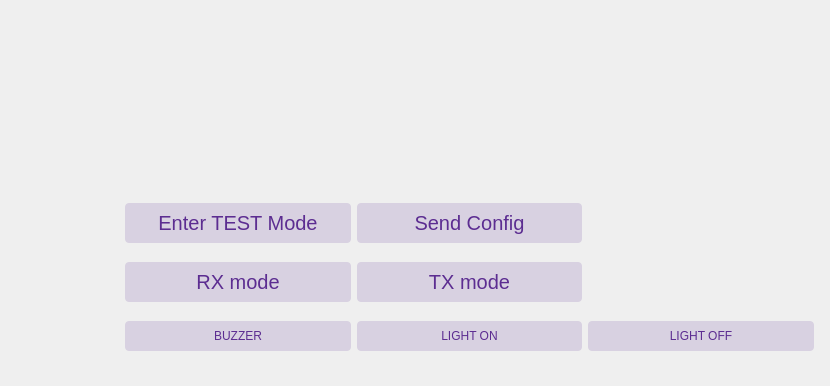
    <widget class="QWidget" name="page_config">
     <widget class="QWidget" name="gridLayoutWidget_4">
      <property name="geometry">
       <rect>
        <x>120</x>
        <y>190</y>
        <width>701</width>
        <height>187</height>
       </rect>
      </property>
      <layout class="QGridLayout" name="gridLayout_4">
       <property name="leftMargin">
        <number>5</number>
       </property>
       <property name="rightMargin">
        <number>7</number>
       </property>
       <property name="bottomMargin">
        <number>10</number>
       </property>
       <item row="1" column="1">
        <widget class="QPushButton" name="btn_tx_mode">
         <property name="font">
          <font>
           <pointsize>15</pointsize>
          </font>
         </property>
         <property name="styleSheet">
          <string notr="true">QPushButton {
    background-color: rgba(92, 45, 145, 0.16);
    color: #5C2D91;
    border: none;
   border-top-left-radius: 4px;
    border-bottom-left-radius: 4px;
    border-top-right-radius: 4px;
    border-bottom-right-radius: 4px;
    padding: 8px 16px;
}

QPushButton:hover {
	background-color: #f5f1fb;
	color: #5C2D91;
	border: 2px solid #5C2D91;
}</string>
         </property>
         <property name="text">
          <string>TX mode</string>
         </property>
        </widget>
       </item>
       <item row="1" column="0">
        <widget class="QPushButton" name="btn_rx_mode">
         <property name="font">
          <font>
           <pointsize>15</pointsize>
          </font>
         </property>
         <property name="styleSheet">
          <string notr="true">QPushButton {
    background-color: rgba(92, 45, 145, 0.16);
    color: #5C2D91;
    border: none;
   border-top-left-radius: 4px;
    border-bottom-left-radius: 4px;
    border-top-right-radius: 4px;
    border-bottom-right-radius: 4px;
    padding: 8px 16px;
}

QPushButton:hover {
	background-color: #f5f1fb;
	color: #5C2D91;
	border: 2px solid #5C2D91;
}</string>
         </property>
         <property name="text">
          <string>RX mode</string>
         </property>
        </widget>
       </item>
       <item row="3" column="0">
        <widget class="QPushButton" name="btn_buzz">
         <property name="styleSheet">
          <string notr="true">QPushButton {
    background-color: rgba(92, 45, 145, 0.16);
    color: #5C2D91;
    border: none;
   border-top-left-radius: 4px;
    border-bottom-left-radius: 4px;
    border-top-right-radius: 4px;
    border-bottom-right-radius: 4px;
    padding: 8px 16px;
}

QPushButton:hover {
	background-color: #f5f1fb;
	color: #5C2D91;
	border: 2px solid #5C2D91;
}</string>
         </property>
         <property name="text">
          <string>BUZZER</string>
         </property>
        </widget>
       </item>
       <item row="3" column="2">
        <widget class="QPushButton" name="btn_light_off">
         <property name="styleSheet">
          <string notr="true">QPushButton {
    background-color: rgba(92, 45, 145, 0.16);
    color: #5C2D91;
    border: none;
   border-top-left-radius: 4px;
    border-bottom-left-radius: 4px;
    border-top-right-radius: 4px;
    border-bottom-right-radius: 4px;
    padding: 8px 16px;
}

QPushButton:hover {
	background-color: #f5f1fb;
	color: #5C2D91;
	border: 2px solid #5C2D91;
}</string>
         </property>
         <property name="text">
          <string>LIGHT OFF</string>
         </property>
        </widget>
       </item>
       <item row="3" column="1">
        <widget class="QPushButton" name="btn_light_on">
         <property name="styleSheet">
          <string notr="true">QPushButton {
    background-color: rgba(92, 45, 145, 0.16);
    color: #5C2D91;
    border: none;
   border-top-left-radius: 4px;
    border-bottom-left-radius: 4px;
    border-top-right-radius: 4px;
    border-bottom-right-radius: 4px;
    padding: 8px 16px;
}

QPushButton:hover {
	background-color: #f5f1fb;
	color: #5C2D91;
	border: 2px solid #5C2D91;
}</string>
         </property>
         <property name="text">
          <string>LIGHT ON</string>
         </property>
        </widget>
       </item>
       <item row="0" column="0">
        <widget class="QPushButton" name="btn_testmode">
         <property name="font">
          <font>
           <pointsize>15</pointsize>
          </font>
         </property>
         <property name="styleSheet">
          <string notr="true">QPushButton {
    background-color: rgba(92, 45, 145, 0.16);
    color: #5C2D91;
    border: none;
   border-top-left-radius: 4px;
    border-bottom-left-radius: 4px;
    border-top-right-radius: 4px;
    border-bottom-right-radius: 4px;
    padding: 8px 16px;
}

QPushButton:hover {
	background-color: #f5f1fb;
	color: #5C2D91;
	border: 2px solid #5C2D91;
}</string>
         </property>
         <property name="text">
          <string> Enter TEST Mode </string>
         </property>
        </widget>
       </item>
       <item row="0" column="1">
        <widget class="QPushButton" name="btn_configuration">
         <property name="font">
          <font>
           <pointsize>15</pointsize>
          </font>
         </property>
         <property name="styleSheet">
          <string notr="true">QPushButton {
    background-color: rgba(92, 45, 145, 0.16);
    color: #5C2D91;
    border: none;
   border-top-left-radius: 4px;
    border-bottom-left-radius: 4px;
    border-top-right-radius: 4px;
    border-bottom-right-radius: 4px;
    padding: 8px 16px;
}

QPushButton:hover {
	background-color: #f5f1fb;
	color: #5C2D91;
	border: 2px solid #5C2D91;
}</string>
         </property>
         <property name="text">
          <string>Send Config</string>
         </property>
        </widget>
       </item>
      </layout>
     </widget>
    </widget>
